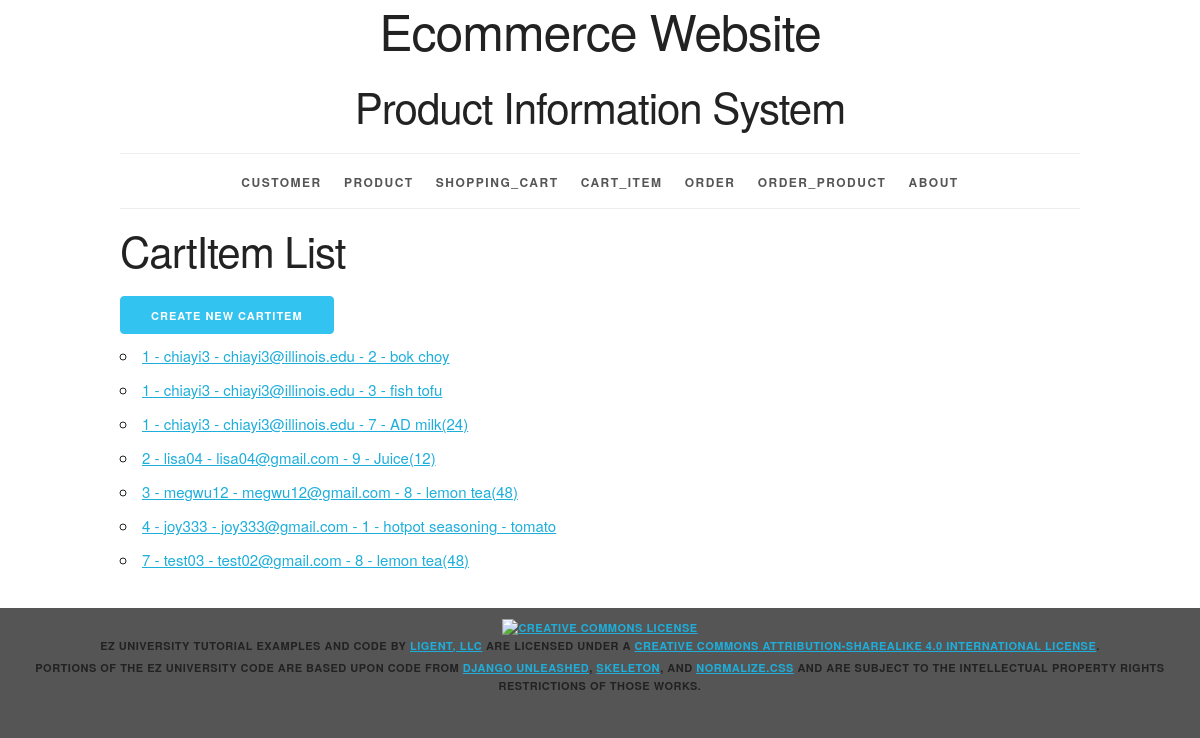
The page /cartitem/ on the database its author committed.
### productinfo/models.py (models this page shows, shortened)
class Cart_Item(models.Model):
	ci_id = models.AutoField(primary_key=True)
	quantity = models.IntegerField()
	cart_id = models.ForeignKey(Shopping_Cart, related_name='cart_items', on_delete=models.PROTECT)
	product_id = models.ForeignKey(Product, related_name='cart_items', on_delete=models.PROTECT)
	def __str__(self):
		return f'{self.cart_id} - {self.product_id}'
	def get_absolute_url(self):
		return reverse('productinfo_cartitem_detail_urlpattern',
					   kwargs={'pk':self.pk}
					   )
	class Meta:
		ordering = ['cart_id', 'product_id']
		constraints = [
			UniqueConstraint(fields=['cart_id', 'product_id'], name='unique_cartitem')
		]

class Shopping_Cart(models.Model):
	cart_id = models.AutoField(primary_key=True)
	total_price = models.FloatField()
	customer_id = models.ForeignKey(Customer, related_name='shopping_carts', on_delete=models.PROTECT)
	sm_id = models.ForeignKey(Shipping_Method, related_name='shopping_carts', on_delete=models.PROTECT)
	pm_id = models.ForeignKey(Payment_Method, related_name='shopping_carts', on_delete=models.PROTECT)
	def __str__(self):
		return f'{self.cart_id} - {self.customer_id}'
	class Meta:
		ordering = ['cart_id']
		constraints = [
			UniqueConstraint(fields=['customer_id'], name='unique_shoppingcart')
		]

class Customer(models.Model):
	customer_id = models.AutoField(primary_key=True)
	first_name = models.CharField(max_length=45)
	last_name = models.CharField(max_length=45)
	disambiguator = models.CharField(max_length=45, blank=True, default='')
	username = models.CharField(max_length=45)
	password = models.CharField(max_length=45)
	email = models.CharField(max_length=225)
	sm_id = models.ForeignKey(Shipping_Method, related_name='customers', on_delete=models.PROTECT)
	pm_id = models.ForeignKey(Payment_Method, related_name='customers', on_delete=models.PROTECT)
	def __str__(self):
		return f'{self.username} - {self.email}'
	class Meta:
		ordering = ['customer_id']
		constraints = [
			UniqueConstraint(fields=['username', 'email', 'disambiguator'], name='unique_customer')
		]

class Product(models.Model):
	product_id = models.AutoField(primary_key=True)
	product_name = models.CharField(max_length=225, unique=True)
	product_price = models.FloatField()
	stock_num = models.IntegerField()
	category_id = models.ForeignKey(Category, related_name='products', on_delete=models.PROTECT)
	def __str__(self):
		return f'{self.product_id} - {self.product_name}'
	class Meta:
		ordering = ['product_id']
		constraints = [
			UniqueConstraint(fields=['product_name'], name='unique_product')
		]

### productinfo/views.py (the view)
class CartItemList(ListView):
	model = Cart_Item

### productinfo/templates/productinfo/cart_item_list.html (shortened to what this page needs)
{% extends 'productinfo/base.html' %}
{% block content %}
    <h2>CartItem List</h2>
    <div>
    <a href="{% url 'productinfo_cartitem_create_urlpattern' %}" class="button button-primary">
        Create New CartItem
    </a>
    </div>
    <ul>
        {% for cartitem in cart_item_list %}
        <li>
            <a href="{{ cartitem.get_absolute_url }}">{{ cartitem }}</a>
        </li>
        {% empty %}
        <li><em>There are currently no items in the shopping cart available.</em></li>
        {% endfor %}
    </ul>
{% endblock %}

### productinfo/static/productinfo/skeleton.css (style rules this page uses)
html { font-size: 62.5%; }
body { font-size: 1.5em; line-height: 1.6; font-weight: 400; font-family: "Raleway", "HelveticaNeue", "Helvetica Neue", Helvetica, Arial, sans-serif; color: #222; }
h1, h2, h3, h4, h5, h6 { margin-top: 0; margin-bottom: 2rem; font-weight: 300; }
h2 { font-size: 3.6rem; line-height: 1.25; letter-spacing: -.1rem; }
@media (min-width: 550px) { h2 { font-size: 4.2rem; } }
a { color: #1EAEDB; }
.button, button, input[type="submit"], input[type="reset"], input[type="button"] { display: inline-block; height: 38px; padding: 0 30px; color: #555; text-align: center; font-size: 11px; font-weight: 600; line-height: 38px; letter-spacing: .1rem; text-transform: uppercase; text-decoration: none; white-space: nowrap; background-color: transparent; border-radius: 4px; border: 1px solid #bbb; cursor: pointer; box-sizing: border-box; }
.button.button-primary, button.button-primary, input[type="submit"].button-primary, input[type="reset"].button-primary, input[type="button"].button-primary { color: #FFF; background-color: #33C3F0; border-color: #33C3F0; }
ul { list-style: circle inside; }
ol, ul { padding-left: 0; margin-top: 0; }
li { margin-bottom: 1rem; }
button, .button { margin-bottom: 1rem; }
pre, blockquote, dl, figure, table, p, ul, ol, form { margin-bottom: 2.5rem; }

### productinfo/static/productinfo/style.css (style rules this page uses)
html { height: 100%; background-color: #555; }
body { background-color: white; }

### rows shown on the page
Cart_Item: cart_id+product_id "1 - chiayi3 - chiayi3@illinois.edu - 2 - bok choy"
Cart_Item: cart_id+product_id "1 - chiayi3 - chiayi3@illinois.edu - 3 - fish tofu"
Cart_Item: cart_id+product_id "1 - chiayi3 - chiayi3@illinois.edu - 7 - AD milk(24)"
Cart_Item: cart_id+product_id "2 - lisa04 - lisa04@gmail.com - 9 - Juice(12)"
Cart_Item: cart_id+product_id "3 - megwu12 - megwu12@gmail.com - 8 - lemon tea(48)"
Cart_Item: cart_id+product_id "4 - joy333 - joy333@gmail.com - 1 - hotpot seasoning - tomato"
Cart_Item: cart_id+product_id "7 - test03 - test02@gmail.com - 8 - lemon tea(48)"
